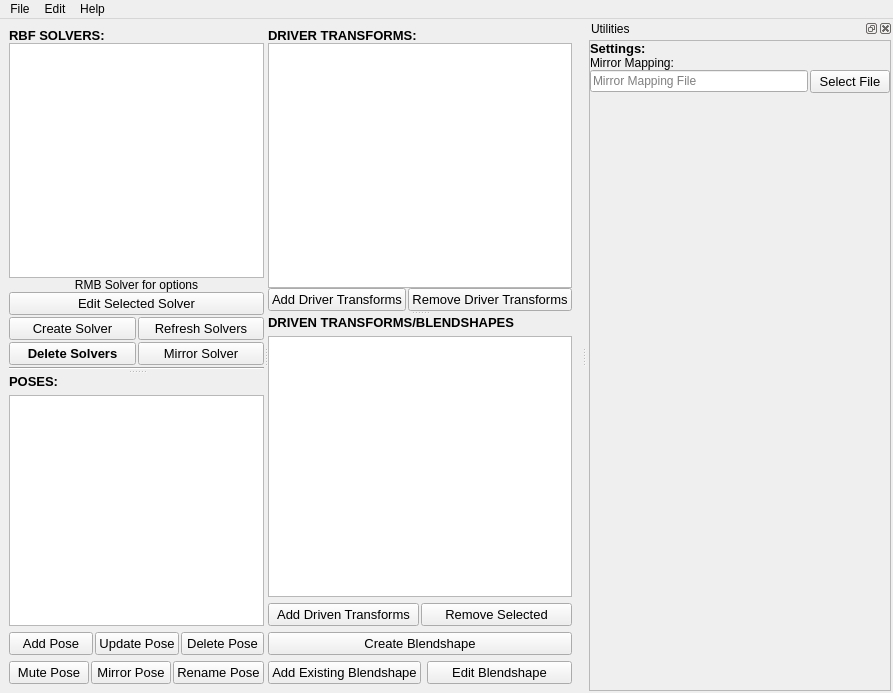
<?xml version="1.0" encoding="UTF-8"?>
<ui version="4.0">
 <class>MainWindow</class>
 <widget class="QMainWindow" name="MainWindow">
  <property name="geometry">
   <rect>
    <x>0</x>
    <y>0</y>
    <width>883</width>
    <height>693</height>
   </rect>
  </property>
  <property name="windowTitle">
   <string>MainWindow</string>
  </property>
  <widget class="QWidget" name="centralwidget">
   <layout class="QHBoxLayout" name="horizontalLayout_4">
    <item>
     <widget class="QSplitter" name="splitter_3">
      <property name="orientation">
       <enum>Qt::Horizontal</enum>
      </property>
      <widget class="QSplitter" name="splitter_2">
       <property name="orientation">
        <enum>Qt::Vertical</enum>
       </property>
       <widget class="QWidget" name="verticalLayoutWidget">
        <layout class="QVBoxLayout" name="verticalLayout">
         <property name="spacing">
          <number>0</number>
         </property>
         <item>
          <widget class="QLabel" name="label">
           <property name="sizePolicy">
            <sizepolicy hsizetype="Minimum" vsizetype="Minimum">
             <horstretch>0</horstretch>
             <verstretch>0</verstretch>
            </sizepolicy>
           </property>
           <property name="font">
            <font>
             <pointsize>10</pointsize>
             <weight>75</weight>
             <bold>true</bold>
            </font>
           </property>
           <property name="text">
            <string>RBF SOLVERS:</string>
           </property>
           <property name="heading" stdset="0">
            <bool>true</bool>
           </property>
          </widget>
         </item>
         <item>
          <widget class="QListWidget" name="solver_LIST">
           <property name="maximumSize">
            <size>
             <width>16777215</width>
             <height>16777215</height>
            </size>
           </property>
           <property name="selectionMode">
            <enum>QAbstractItemView::ExtendedSelection</enum>
           </property>
          </widget>
         </item>
         <item>
          <widget class="QLabel" name="label_6">
           <property name="text">
            <string>RMB Solver for options</string>
           </property>
           <property name="alignment">
            <set>Qt::AlignCenter</set>
           </property>
          </widget>
         </item>
         <item>
          <layout class="QHBoxLayout" name="horizontalLayout_14">
           <property name="spacing">
            <number>2</number>
           </property>
           <item>
            <widget class="QPushButton" name="toggle_edit_BTN">
             <property name="font">
              <font>
               <pointsize>10</pointsize>
              </font>
             </property>
             <property name="text">
              <string>Edit Selected Solver</string>
             </property>
             <property name="checkable">
              <bool>true</bool>
             </property>
            </widget>
           </item>
          </layout>
         </item>
         <item>
          <spacer name="verticalSpacer_6">
           <property name="orientation">
            <enum>Qt::Vertical</enum>
           </property>
           <property name="sizeType">
            <enum>QSizePolicy::Fixed</enum>
           </property>
           <property name="sizeHint" stdset="0">
            <size>
             <width>20</width>
             <height>2</height>
            </size>
           </property>
          </spacer>
         </item>
         <item>
          <layout class="QHBoxLayout" name="horizontalLayout_13">
           <property name="spacing">
            <number>2</number>
           </property>
           <item>
            <widget class="QPushButton" name="create_solver_BTN">
             <property name="font">
              <font>
               <pointsize>10</pointsize>
               <weight>50</weight>
               <bold>false</bold>
              </font>
             </property>
             <property name="text">
              <string>Create Solver</string>
             </property>
            </widget>
           </item>
           <item>
            <widget class="QPushButton" name="refresh_BTN">
             <property name="font">
              <font>
               <pointsize>10</pointsize>
               <weight>50</weight>
               <bold>false</bold>
              </font>
             </property>
             <property name="text">
              <string>Refresh Solvers</string>
             </property>
            </widget>
           </item>
          </layout>
         </item>
         <item>
          <spacer name="verticalSpacer_2">
           <property name="orientation">
            <enum>Qt::Vertical</enum>
           </property>
           <property name="sizeType">
            <enum>QSizePolicy::Fixed</enum>
           </property>
           <property name="sizeHint" stdset="0">
            <size>
             <width>20</width>
             <height>2</height>
            </size>
           </property>
          </spacer>
         </item>
         <item>
          <layout class="QHBoxLayout" name="horizontalLayout_11">
           <property name="spacing">
            <number>2</number>
           </property>
           <property name="topMargin">
            <number>0</number>
           </property>
           <item>
            <widget class="QPushButton" name="delete_solver_BTN">
             <property name="font">
              <font>
               <pointsize>10</pointsize>
               <weight>75</weight>
               <bold>true</bold>
              </font>
             </property>
             <property name="text">
              <string>Delete Solvers</string>
             </property>
            </widget>
           </item>
           <item>
            <widget class="QPushButton" name="mirror_solver_BTN">
             <property name="font">
              <font>
               <pointsize>10</pointsize>
              </font>
             </property>
             <property name="text">
              <string>Mirror Solver</string>
             </property>
            </widget>
           </item>
          </layout>
         </item>
         <item>
          <spacer name="verticalSpacer_3">
           <property name="orientation">
            <enum>Qt::Vertical</enum>
           </property>
           <property name="sizeType">
            <enum>QSizePolicy::Fixed</enum>
           </property>
           <property name="sizeHint" stdset="0">
            <size>
             <width>20</width>
             <height>2</height>
            </size>
           </property>
          </spacer>
         </item>
         <item>
          <widget class="Line" name="line_4">
           <property name="orientation">
            <enum>Qt::Horizontal</enum>
           </property>
          </widget>
         </item>
        </layout>
       </widget>
       <widget class="QWidget" name="verticalLayoutWidget_2">
        <layout class="QVBoxLayout" name="poses_layout">
         <item>
          <widget class="QLabel" name="label_2">
           <property name="font">
            <font>
             <pointsize>10</pointsize>
             <weight>75</weight>
             <bold>true</bold>
            </font>
           </property>
           <property name="text">
            <string>POSES:</string>
           </property>
           <property name="heading" stdset="0">
            <bool>true</bool>
           </property>
          </widget>
         </item>
         <item>
          <widget class="QListWidget" name="pose_LIST">
           <property name="selectionMode">
            <enum>QAbstractItemView::ExtendedSelection</enum>
           </property>
          </widget>
         </item>
         <item>
          <layout class="QHBoxLayout" name="horizontalLayout_8">
           <property name="spacing">
            <number>2</number>
           </property>
           <item>
            <widget class="QPushButton" name="add_pose_BTN">
             <property name="enabled">
              <bool>true</bool>
             </property>
             <property name="font">
              <font>
               <pointsize>10</pointsize>
               <weight>50</weight>
               <bold>false</bold>
              </font>
             </property>
             <property name="text">
              <string>Add Pose</string>
             </property>
            </widget>
           </item>
           <item>
            <widget class="QPushButton" name="edit_pose_BTN">
             <property name="enabled">
              <bool>true</bool>
             </property>
             <property name="font">
              <font>
               <pointsize>10</pointsize>
               <weight>50</weight>
               <bold>false</bold>
              </font>
             </property>
             <property name="text">
              <string>Update Pose</string>
             </property>
            </widget>
           </item>
           <item>
            <widget class="QPushButton" name="delete_pose_BTN">
             <property name="enabled">
              <bool>true</bool>
             </property>
             <property name="font">
              <font>
               <pointsize>10</pointsize>
               <weight>50</weight>
               <bold>false</bold>
              </font>
             </property>
             <property name="text">
              <string>Delete Pose</string>
             </property>
            </widget>
           </item>
          </layout>
         </item>
         <item>
          <layout class="QHBoxLayout" name="horizontalLayout_10">
           <property name="spacing">
            <number>2</number>
           </property>
           <item>
            <widget class="QPushButton" name="mute_pose_BTN">
             <property name="font">
              <font>
               <pointsize>10</pointsize>
              </font>
             </property>
             <property name="text">
              <string>Mute Pose</string>
             </property>
            </widget>
           </item>
           <item>
            <widget class="QPushButton" name="mirror_pose_BTN">
             <property name="enabled">
              <bool>true</bool>
             </property>
             <property name="font">
              <font>
               <pointsize>10</pointsize>
               <weight>50</weight>
               <bold>false</bold>
              </font>
             </property>
             <property name="text">
              <string>Mirror Pose</string>
             </property>
            </widget>
           </item>
           <item>
            <widget class="QPushButton" name="rename_pose_BTN">
             <property name="font">
              <font>
               <pointsize>10</pointsize>
              </font>
             </property>
             <property name="text">
              <string>Rename Pose</string>
             </property>
             <property name="checkable">
              <bool>false</bool>
             </property>
            </widget>
           </item>
          </layout>
         </item>
        </layout>
       </widget>
      </widget>
      <widget class="QSplitter" name="splitter">
       <property name="sizePolicy">
        <sizepolicy hsizetype="Expanding" vsizetype="Expanding">
         <horstretch>0</horstretch>
         <verstretch>0</verstretch>
        </sizepolicy>
       </property>
       <property name="orientation">
        <enum>Qt::Vertical</enum>
       </property>
       <widget class="QWidget" name="layoutWidget">
        <layout class="QVBoxLayout" name="driver_layout">
         <property name="spacing">
          <number>0</number>
         </property>
         <item>
          <widget class="QLabel" name="label_4">
           <property name="font">
            <font>
             <pointsize>10</pointsize>
             <weight>75</weight>
             <bold>true</bold>
            </font>
           </property>
           <property name="text">
            <string>DRIVER TRANSFORMS:</string>
           </property>
           <property name="heading" stdset="0">
            <bool>true</bool>
           </property>
          </widget>
         </item>
         <item>
          <widget class="QListWidget" name="driver_transforms_LIST">
           <property name="selectionMode">
            <enum>QAbstractItemView::ExtendedSelection</enum>
           </property>
          </widget>
         </item>
         <item>
          <layout class="QHBoxLayout" name="horizontalLayout">
           <property name="spacing">
            <number>2</number>
           </property>
           <item>
            <widget class="QPushButton" name="add_driver_BTN">
             <property name="font">
              <font>
               <pointsize>10</pointsize>
              </font>
             </property>
             <property name="text">
              <string>Add Driver Transforms</string>
             </property>
            </widget>
           </item>
           <item>
            <widget class="QPushButton" name="remove_driver_BTN">
             <property name="font">
              <font>
               <pointsize>10</pointsize>
              </font>
             </property>
             <property name="text">
              <string>Remove Driver Transforms</string>
             </property>
            </widget>
           </item>
          </layout>
         </item>
        </layout>
       </widget>
       <widget class="QWidget" name="layoutWidget">
        <layout class="QVBoxLayout" name="driven_layout">
         <item>
          <widget class="QLabel" name="label_5">
           <property name="font">
            <font>
             <pointsize>10</pointsize>
             <weight>75</weight>
             <bold>true</bold>
            </font>
           </property>
           <property name="text">
            <string>DRIVEN TRANSFORMS/BLENDSHAPES</string>
           </property>
           <property name="heading" stdset="0">
            <bool>true</bool>
           </property>
          </widget>
         </item>
         <item>
          <widget class="QListWidget" name="driven_transforms_LIST">
           <property name="selectionMode">
            <enum>QAbstractItemView::ExtendedSelection</enum>
           </property>
          </widget>
         </item>
         <item>
          <layout class="QHBoxLayout" name="horizontalLayout_3">
           <property name="spacing">
            <number>2</number>
           </property>
           <property name="topMargin">
            <number>0</number>
           </property>
           <item>
            <widget class="QPushButton" name="add_driven_BTN">
             <property name="font">
              <font>
               <pointsize>10</pointsize>
              </font>
             </property>
             <property name="text">
              <string>Add Driven Transforms</string>
             </property>
            </widget>
           </item>
           <item>
            <widget class="QPushButton" name="remove_driven_BTN">
             <property name="font">
              <font>
               <pointsize>10</pointsize>
              </font>
             </property>
             <property name="text">
              <string>Remove Selected</string>
             </property>
            </widget>
           </item>
          </layout>
         </item>
         <item>
          <layout class="QHBoxLayout" name="horizontalLayout_2">
           <item>
            <widget class="QPushButton" name="create_blendshape_BTN">
             <property name="font">
              <font>
               <pointsize>10</pointsize>
              </font>
             </property>
             <property name="text">
              <string>Create Blendshape</string>
             </property>
            </widget>
           </item>
          </layout>
         </item>
         <item>
          <layout class="QHBoxLayout" name="horizontalLayout_6">
           <item>
            <widget class="QPushButton" name="add_existing_blendshape_BTN">
             <property name="font">
              <font>
               <pointsize>10</pointsize>
              </font>
             </property>
             <property name="text">
              <string>Add Existing Blendshape</string>
             </property>
            </widget>
           </item>
           <item>
            <widget class="QPushButton" name="edit_blendshape_BTN">
             <property name="font">
              <font>
               <pointsize>10</pointsize>
              </font>
             </property>
             <property name="text">
              <string>Edit Blendshape</string>
             </property>
            </widget>
           </item>
          </layout>
         </item>
        </layout>
       </widget>
      </widget>
     </widget>
    </item>
   </layout>
  </widget>
  <widget class="QDockWidget" name="utilities_DOCK">
   <property name="sizePolicy">
    <sizepolicy hsizetype="Expanding" vsizetype="Preferred">
     <horstretch>0</horstretch>
     <verstretch>0</verstretch>
    </sizepolicy>
   </property>
   <property name="minimumSize">
    <size>
     <width>306</width>
     <height>99</height>
    </size>
   </property>
   <property name="allowedAreas">
    <set>Qt::LeftDockWidgetArea|Qt::RightDockWidgetArea</set>
   </property>
   <property name="windowTitle">
    <string>Utilities</string>
   </property>
   <attribute name="dockWidgetArea">
    <number>2</number>
   </attribute>
   <widget class="QWidget" name="dockWidgetContents">
    <layout class="QVBoxLayout" name="verticalLayout_5">
     <property name="spacing">
      <number>2</number>
     </property>
     <property name="leftMargin">
      <number>2</number>
     </property>
     <property name="topMargin">
      <number>2</number>
     </property>
     <property name="rightMargin">
      <number>2</number>
     </property>
     <property name="bottomMargin">
      <number>2</number>
     </property>
     <item>
      <layout class="QVBoxLayout" name="verticalLayout_2">
       <item>
        <widget class="QScrollArea" name="action_scroll_area">
         <property name="sizePolicy">
          <sizepolicy hsizetype="Preferred" vsizetype="Expanding">
           <horstretch>0</horstretch>
           <verstretch>0</verstretch>
          </sizepolicy>
         </property>
         <property name="minimumSize">
          <size>
           <width>300</width>
           <height>0</height>
          </size>
         </property>
         <property name="horizontalScrollBarPolicy">
          <enum>Qt::ScrollBarAlwaysOff</enum>
         </property>
         <property name="sizeAdjustPolicy">
          <enum>QAbstractScrollArea::AdjustToContentsOnFirstShow</enum>
         </property>
         <property name="widgetResizable">
          <bool>true</bool>
         </property>
         <widget class="QWidget" name="scrollAreaWidgetContents">
          <property name="geometry">
           <rect>
            <x>0</x>
            <y>0</y>
            <width>298</width>
            <height>642</height>
           </rect>
          </property>
          <property name="sizePolicy">
           <sizepolicy hsizetype="Expanding" vsizetype="Expanding">
            <horstretch>0</horstretch>
            <verstretch>0</verstretch>
           </sizepolicy>
          </property>
          <layout class="QVBoxLayout" name="verticalLayout_3" stretch="0">
           <property name="spacing">
            <number>0</number>
           </property>
           <property name="leftMargin">
            <number>0</number>
           </property>
           <property name="topMargin">
            <number>0</number>
           </property>
           <property name="rightMargin">
            <number>0</number>
           </property>
           <property name="bottomMargin">
            <number>0</number>
           </property>
           <item>
            <layout class="QVBoxLayout" name="verticalLayout_4">
             <item>
              <layout class="QVBoxLayout" name="extension_layout"/>
             </item>
             <item>
              <widget class="QLabel" name="label_9">
               <property name="font">
                <font>
                 <pointsize>10</pointsize>
                 <weight>75</weight>
                 <bold>true</bold>
                </font>
               </property>
               <property name="text">
                <string>Settings:</string>
               </property>
               <property name="heading" stdset="0">
                <bool>true</bool>
               </property>
              </widget>
             </item>
             <item>
              <widget class="QLabel" name="label_8">
               <property name="text">
                <string>Mirror Mapping:</string>
               </property>
               <property name="heading" stdset="0">
                <bool>false</bool>
               </property>
              </widget>
             </item>
             <item>
              <layout class="QHBoxLayout" name="horizontalLayout_7">
               <property name="spacing">
                <number>2</number>
               </property>
               <item>
                <widget class="QLineEdit" name="mirror_mapping_LINE">
                 <property name="readOnly">
                  <bool>true</bool>
                 </property>
                 <property name="placeholderText">
                  <string>Mirror Mapping File</string>
                 </property>
                </widget>
               </item>
               <item>
                <widget class="QPushButton" name="mirror_mapping_BTN">
                 <property name="font">
                  <font>
                   <pointsize>10</pointsize>
                  </font>
                 </property>
                 <property name="text">
                  <string>Select File</string>
                 </property>
                </widget>
               </item>
              </layout>
             </item>
             <item>
              <spacer name="verticalSpacer">
               <property name="orientation">
                <enum>Qt::Vertical</enum>
               </property>
               <property name="sizeHint" stdset="0">
                <size>
                 <width>20</width>
                 <height>585</height>
                </size>
               </property>
              </spacer>
             </item>
             <item>
              <spacer name="horizontalSpacer">
               <property name="orientation">
                <enum>Qt::Horizontal</enum>
               </property>
               <property name="sizeHint" stdset="0">
                <size>
                 <width>40</width>
                 <height>1</height>
                </size>
               </property>
              </spacer>
             </item>
            </layout>
           </item>
          </layout>
         </widget>
        </widget>
       </item>
      </layout>
     </item>
    </layout>
   </widget>
  </widget>
  <widget class="QMenuBar" name="menuBar">
   <property name="geometry">
    <rect>
     <x>0</x>
     <y>0</y>
     <width>883</width>
     <height>21</height>
    </rect>
   </property>
   <widget class="QMenu" name="menuHelp">
    <property name="title">
     <string>Help</string>
    </property>
    <addaction name="documentation_ACT"/>
   </widget>
   <widget class="QMenu" name="menuFile">
    <property name="title">
     <string>File</string>
    </property>
    <addaction name="import_drivers_ACT"/>
    <addaction name="separator"/>
    <addaction name="export_drivers_ACT"/>
    <addaction name="export_selected_drivers_ACT"/>
   </widget>
   <widget class="QMenu" name="menuEdit">
    <property name="title">
     <string>Edit</string>
    </property>
    <widget class="QMenu" name="menuStyle">
     <property name="title">
      <string>Style</string>
     </property>
     <addaction name="use_maya_style_ACT"/>
    </widget>
    <addaction name="menuStyle"/>
   </widget>
   <addaction name="menuFile"/>
   <addaction name="menuEdit"/>
   <addaction name="menuHelp"/>
  </widget>
  <action name="connectSkinNode_action">
   <property name="text">
    <string>Connect Selected Skin Nodes</string>
   </property>
  </action>
  <action name="createGeometry_action">
   <property name="text">
    <string>Create Geometry From SkinNode</string>
   </property>
  </action>
  <action name="unbindGeometry_action">
   <property name="checkable">
    <bool>true</bool>
   </property>
   <property name="checked">
    <bool>true</bool>
   </property>
   <property name="text">
    <string>Unbind Geometry When Saving</string>
   </property>
  </action>
  <action name="documentation_ACT">
   <property name="text">
    <string>Documentation</string>
   </property>
  </action>
  <action name="actionGithub">
   <property name="text">
    <string>Github</string>
   </property>
  </action>
  <action name="import_drivers_ACT">
   <property name="text">
    <string>Import Drivers</string>
   </property>
  </action>
  <action name="export_drivers_ACT">
   <property name="text">
    <string>Export All Drivers</string>
   </property>
  </action>
  <action name="export_selected_drivers_ACT">
   <property name="text">
    <string>Export Selected Drivers</string>
   </property>
  </action>
  <action name="use_maya_style_ACT">
   <property name="checkable">
    <bool>true</bool>
   </property>
   <property name="text">
    <string>Use Maya Style</string>
   </property>
  </action>
 </widget>
 <resources/>
 <connections/>
</ui>
